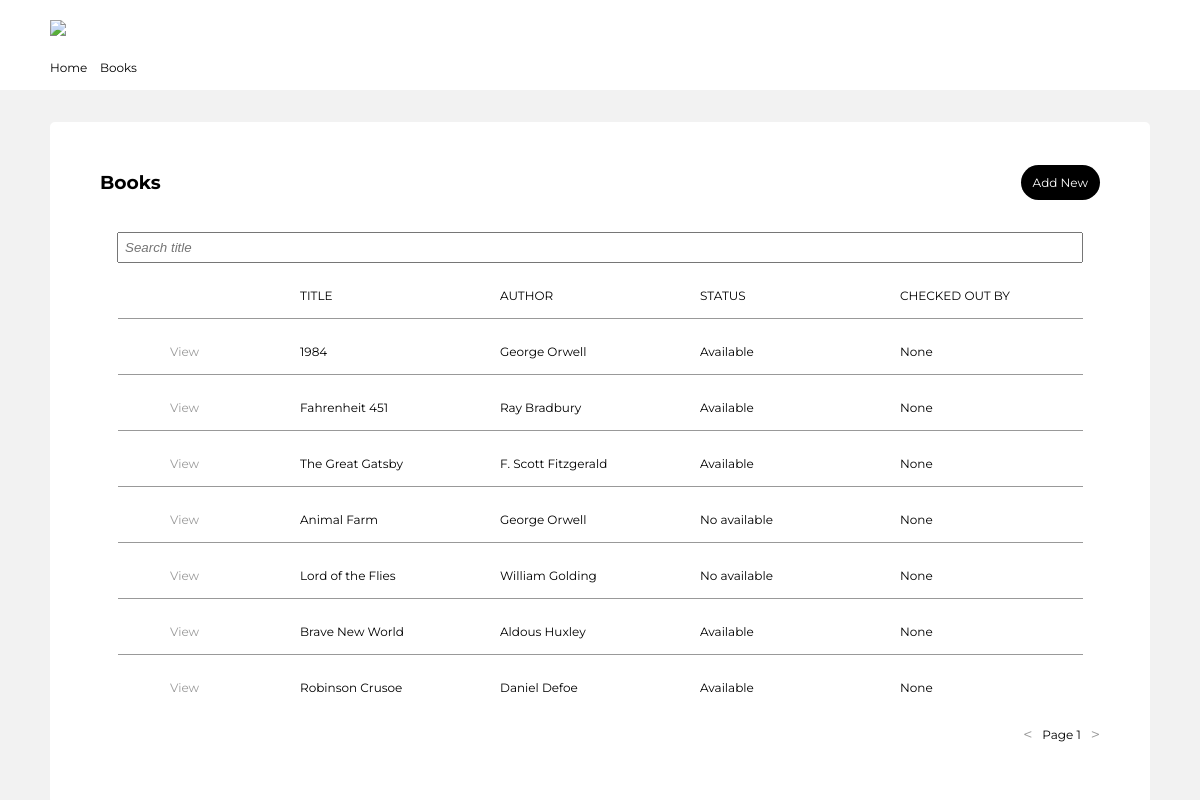
/books/, run on an earlier commit of the app's database.
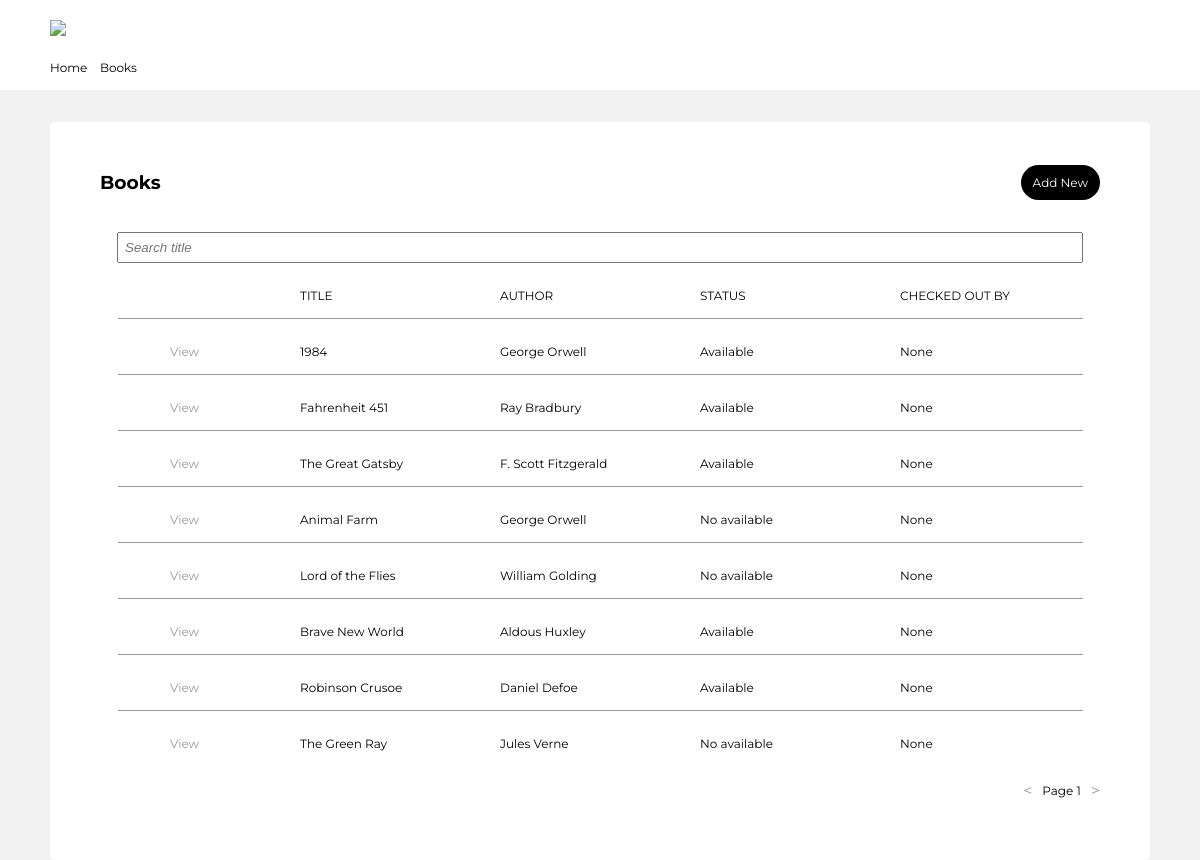
And on a later commit of the database.
### bookapp/models.py (models this page shows, shortened)
class Book(models.Model):
    title = models.CharField(max_length=200, null=True, blank=True)
    author = models.CharField(max_length=200, null=True, blank=True)
    STATUS = (
        ("Available", "Available"),
        ("No available", "No available"),
    )
    status = models.CharField(max_length=200, choices=STATUS, null=True, blank=True)
    CHECKED = (
        ("None", "None"),
    )
    checked = models.CharField(max_length=200, choices=CHECKED, null=True, blank=True)
    created = models.DateTimeField(auto_now_add=True)
    id = models.UUIDField(default=uuid.uuid1, unique=True, primary_key=True, editable=False)

### bookapp/views.py (the view)
# urls.py: path("books/", views.mainPage, name="mainPage"),
def mainPage(request):
    book, search_query = searchBook(request)
    context = {
        "book": book,
        "search_query": search_query,
    }
    return render(request, "bookapp/mainPage.html", context)

### bookapp/utils.py (called while the page is built)
def searchBook(request):
    search_query = ""
    if request.GET.get("search_query"):
        search_query = request.GET.get("search_query")
    book = Book.objects.distinct().filter(
        Q(title__icontains=search_query) |
        Q(author__icontains=search_query)
    )
    return book, search_query

### bookapp/templates/bookapp/mainPage.html
{% extends 'main.html' %}
{% block content %}
<section class="container">
    <div class="header">
      <h3>Books</h3>
      <a href="{% url 'add-book' %}" class="btn btn-header">Add New</a>
    </div >
    <div class="search">
      <form>
      <input type="text" name="search_query" value="{{search_query}}" placeholder="Search title">
      </form>
    </div>
    <header>
      <div class="col"></div>
      <div class="col">TITLE</div>
      <div class="col">AUTHOR</div>
      <div class="col">STATUS</div>
      <div class="col">CHECKED OUT BY</div>
    </header>
    {% for b in book %}
    <hr>
    <div class="row">
      <div class="col"><a href="{% url 'view-book' b.id %}" class="col-view">View</a></div>
      <div class="col">{{b.title|slice:"20"}}</div>
      <div class="col">{{b.author}}</div>
      <div class="col">{{b.status}}</div>
      <div class="col">{{b.checked}}</div>
    </div>
    {% endfor %}
    <div class="pagination">
      <a href="#">&#60;</a>
      <p>Page 1</p>
      <a href="#">&#62;</a>
    </div>
</section>
{% endblock content %}

What changed in the data, as far as the page shows it:
added Book: title "The Green Ray", author "Jules Verne", status "No available", checked "None"
